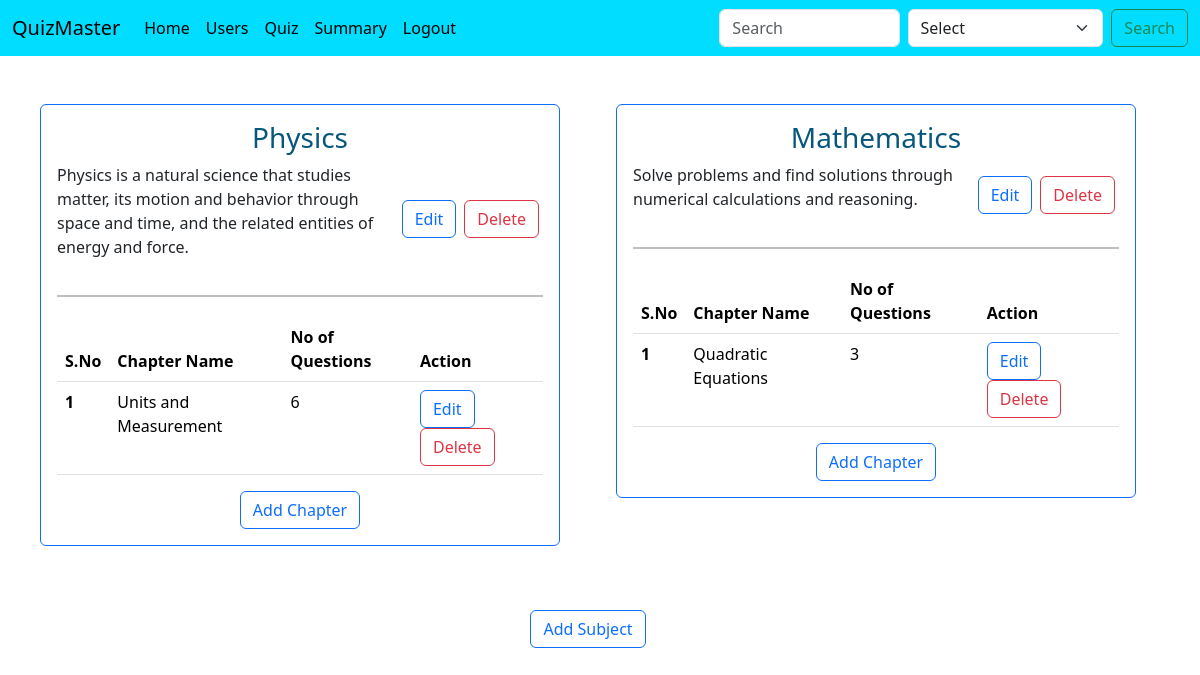
Screenshot of / (signed in) with the database file from the repository.
### controllers/database.py (models this page shows)
class Subject(db.Model):
    id = db.Column(db.Integer, primary_key=True , autoincrement=True)
    name = db.Column(db.String(100), nullable=False)
    description = db.Column(db.Text, nullable=True)
    chapters = db.relationship('Chapter', backref='subject', lazy=True, cascade="all, delete-orphan")

class Chapter(db.Model):
    id = db.Column(db.Integer, primary_key=True, autoincrement=True)
    name = db.Column(db.String(100), nullable=False)
    subject_id = db.Column(db.Integer, db.ForeignKey('subject.id'), nullable=False)
    description = db.Column(db.Text, nullable=True)
    quizzes = db.relationship('Quiz', backref='chapter', lazy=True, cascade="all, delete-orphan")

### controllers/routes.py (the view)
@app.route("/")
def home():
    subjects = Subject.query.all()
    chapters = Chapter.query.all()
    quizs = Quiz.query.all()
    quizzes = []
    for quiz in quizs:
        if quiz.date_of_quiz >= datetime.now().date():
            quizzes.append(quiz)
    return render_template("home.html", subjects = subjects, chapters = chapters, quizzes = quizzes)

### controllers/edit_routes.py (called while the page is built)
def no_of_questions(chapter_id):
    chapter = Chapter.query.filter_by(id = chapter_id).first()
    no_of_questions = sum([len(quiz.questions) for quiz in chapter.quizzes])
    return no_of_questions

### templates/home.html (shortened to what this page needs)
{% extends 'base.html' %}
{% block body %}
<div class = 'container-fluid row justify-content-center'>
    {% if not session.get('user_email',None) %}
    <div><h1 class = "text-center" style="color: #07567d;">Login</h1></div>
    <div class="container-fluid row justify-content-center">
        <form class = "col-5" action="/login" method="POST">
            <div class="mb-3">
                <label for="exampleFormControlInput1" class="form-label">Email address</label>
                <input type="email" class="form-control" id="exampleFormControlInput1" placeholder="name@example.com" name="email">
            </div>
            <div class="mb-3">
                <label for="inputPassword5" class="form-label">Password</label>
                <input type="password" id="inputPassword5" class="form-control" aria-describedby="passwordHelpBlock" name="password">
                <div id="passwordHelpBlock" class="form-text" >
                    Your password must be 8-20 characters long, contain letters and numbers, and must not contain spaces, special characters, or emoji.
                </div>
            </div>
            <div>
                <button type="submit" class="btn btn-primary">Login</button>
                <a href="/register">Create new user?</a>
            </div>
        </form>
    </div>
    {% else %}
        {% if session.get('user_role', None) == 'admin' %}
            {% include 'admindashboard.html' %}
        {% else %}
            {% include 'userdashboard.html' %}
        {% endif %}
    {% endif %}
</div>
{% endblock body %}

### templates/admindashboard.html
<div class="container-fluid row justify-content-center">
    {% for sub in subjects %}
        <div class="col-12 col-sm-12 col-md-6 col-lg-6">
            <div class="card border-primary m-3 mt-5">
                <div class="card-body">
                    <h3 class="text-center" style="color: #07567d;">{{sub.name}} </h3>
                    <div class="d-flex align-items-center">
                        <p>{{sub.description}}</p>
                        <a class="btn btn-outline-primary m-1" href="{{url_for('edit_subject', subject_id = sub.id)}}" role="button">Edit</a>
                        <a class="btn btn-outline-danger m-1" href="{{url_for('delete_subject', subject_id = sub.id)}}" role="Delete">Delete</a>
                    </div>
                    <hr style="border: 1px solid #000; width: 100%; margin: 20px auto;">
                    <table class="table table-hover">
                        <thead>
                        <tr>
                            <th scope="col">S.No</th>
                            <th scope="col">Chapter Name</th>
                            <th scope="col">No of Questions</th>
                            <th scope="col">Action</th>
                        </tr>
                        </thead>
                        <tbody>
                        {% for chap in chapters if chap.subject_id == sub.id %}
                            <tr>
                                <th scope="row">{{loop.index}} </th>
                                <td>{{chap.name}}</td>
                                <td>{{ no_of_questions(chap.id) }}</td>
                                <td>
                                    <a class="btn btn-outline-primary" href="{{url_for('edit_chapter', chapter_id = chap.id)}}" role="button">Edit</a>
                                    <a class="btn btn-outline-danger" href="{{url_for('delete_chapter', chapter_id = chap.id)}}" role="Delete">Delete</a>
                                </td>
                            </tr>
                        {% endfor %}
                        </tbody>
                    </table>
                    <div class="d-flex justify-content-center">
                        <a class="btn btn-outline-primary" href="{{url_for('add_chapter', subject_id = sub.id)}}" role="button">Add Chapter</a>
                    </div>
                </div>
            </div>
        </div>
    {% endfor %}
</div>
<div class="d-flex justify-content-center">
    <a class="btn btn-outline-primary m-5" href="{{url_for('add_subject')}}" role="button">Add Subject</a>
</div>

### rows the page displays
Subject: name "Physics", description "Physics is a natural science that studies matter, its motion and behavior through space and time, and the related entities of energy and force."
Chapter: name "Units and Measurement", no_of_questions "6"
Subject: name "Mathematics", description "Solve problems and find solutions through numerical calculations and reasoning."
Chapter: name "Quadratic Equations", no_of_questions "3"
